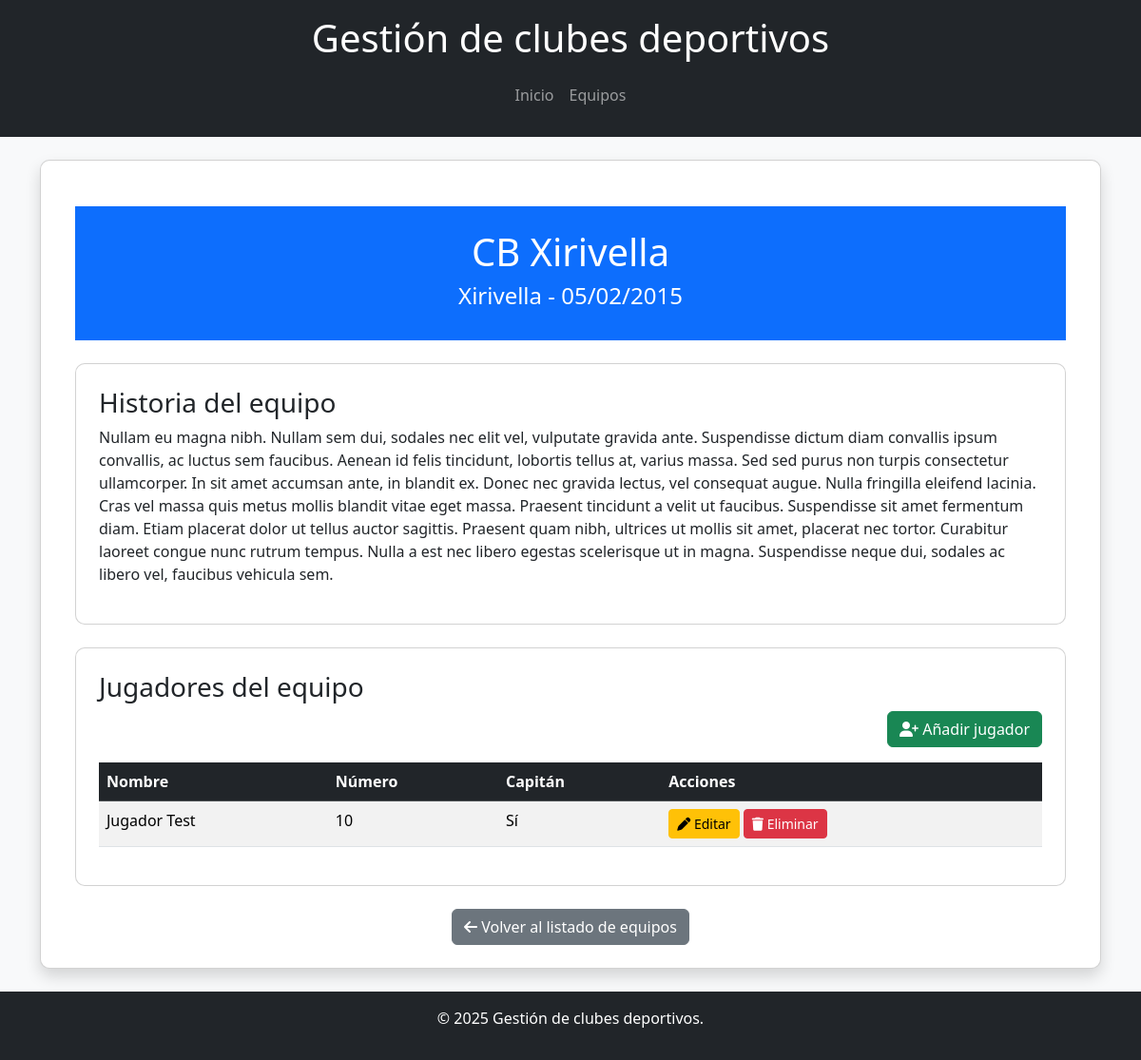
The app's page /ficha.php?id=1 with its own data.
### tables this page shows
CREATE TABLE `teams` (
  `id` int(11) NOT NULL,
  `name` varchar(100) NOT NULL,
  `city` varchar(100) DEFAULT NULL,
  `sport` enum('Futbol','Baloncesto','Volleyball','Otro') NOT NULL,
  `founded_date` date NOT NULL,
  `history` text DEFAULT NULL
);

CREATE TABLE `players` (
  `id` int(11) NOT NULL,
  `name` varchar(100) NOT NULL,
  `number` int(11) NOT NULL,
  `team_id` int(11) NOT NULL,
  `is_captain` tinyint(1) DEFAULT 0
);

### app/Controllers/FichaController.php (called while the page is built, shortened)
<?php
class FichaController {
    public function showFicha($id) {
        $team = TeamModel::getById($id);
        $players = PlayerModel::getByTeamId($id);
        include __DIR__ . '/../Views/ficha.php';
    }
}

### public/ficha.php (called while the page is built, shortened)
<?php
$controller = new FichaController();
$controller->showFicha($_GET['id'] ?? null);

### app/Models/TeamModel.php (called while the page is built, shortened)
<?php
class TeamModel {
    public static function getById(int $id): ?array {
        $pdo = Database::getConnection();
        $stmt = $pdo->prepare("SELECT * FROM teams WHERE id = :id");
        $stmt->execute([':id' => $id]);
        $team = $stmt->fetch(PDO::FETCH_ASSOC);
        return $team ?: null;
    }
}

### app/Models/PlayerModel.php (called while the page is built, shortened)
<?php
class PlayerModel {
    public static function getByTeamId(int $teamId): array {
        $pdo = Database::getConnection();
        $stmt = $pdo->prepare("SELECT * FROM players WHERE team_id = :team_id");
        $stmt->execute([':team_id' => $teamId]);
        return $stmt->fetchAll(PDO::FETCH_ASSOC);
    }
}

### app/Views/ficha.php (the view, shortened to what this page needs)
<?php include __DIR__ . '/templates/header.php'; ?>
<div class="container mt-4">
    <header class="text-center bg-primary text-white py-4">
        <h1><?php echo htmlspecialchars($team['name']); ?></h1>
        <h4 class="mt-2"><?php echo htmlspecialchars($team['city'] ?? 'Ciudad no disponible'); ?> -
            <?php echo htmlspecialchars(date("d/m/Y", strtotime($team['founded_date']))); ?>
        </h4>
    </header>
    <div class="card mt-4 p-4">
        <h3>Historia del equipo</h3>
        <p><?php echo nl2br(htmlspecialchars($team['history'] ?? 'No hay información disponible.')); ?></p>
    </div>
    <div class="card mt-4 p-4">
        <h3>Jugadores del equipo</h3>
        <div class="text-end mb-3">
            <button type="button" class="btn btn-success" data-bs-toggle="modal" data-bs-target="#addPlayerModal">
                <i class="fa-solid fa-user-plus"></i> Añadir jugador
            </button>
        </div>
        <table class="table table-striped">
            <thead class="table-dark">
                <tr>
                    <th>Nombre</th>
                    <th>Número</th>
                    <th>Capitán</th>
                    <th>Acciones</th>
                </tr>
            </thead>
            <tbody>
                <?php foreach ($players as $player) : ?>
                    <tr>
                        <td><?php echo htmlspecialchars($player['name']); ?></td>
                        <td><?php echo htmlspecialchars($player['number']); ?></td>
                        <td><?php echo $player['is_captain'] ? 'Sí' : 'No'; ?></td>
                        <td>
                            <button class="btn btn-warning btn-sm edit-player"
                                data-player-id="<?php echo $player['id']; ?>"
                                data-player-name="<?php echo htmlspecialchars($player['name']); ?>"
                                data-player-number="<?php echo $player['number']; ?>"
                                data-player-captain="<?php echo $player['is_captain']; ?>">
                                <i class="fa-solid fa-pen"></i> Editar
                            </button>
                            <button class="btn btn-danger btn-sm delete-player" data-player-id="<?php echo $player['id']; ?>">
                                <i class="fa-solid fa-trash"></i> Eliminar
                            </button>
                        </td>
                    </tr>
                <?php endforeach; ?>
            </tbody>
        </table>
    </div>
    <div class="text-center mt-4">
        <a href="equipos.php" class="btn btn-secondary">
            <i class="fa-solid fa-arrow-left"></i> Volver al listado de equipos
        </a>
    </div>
</div>
<?php include __DIR__ . '/templates/footer.php'; ?>

### assets/css/styles.css (style rules this page uses)
body { background-color: #f8f9fa; }
.card { border-radius: 10px; }

### records on screen
teams: name "CB Xirivella", city "Xirivella", founded_date "05/02/2015", history "Nullam eu magna nibh. Nullam sem dui, sodales nec elit vel, vulputate gravida ante. Suspendisse dictum diam convallis ipsum convallis, ac luctus sem faucibus. Aenean id felis tincidunt, lobortis tellus at, varius massa. Sed sed purus non turpis consectetur ullamcorper. In sit amet accumsan ante, in blandit ex. Donec nec gravida lectus, vel consequat augue. Nulla fringilla eleifend lacinia. Cras vel massa quis metus mollis blandit vitae eget massa. Praesent tincidunt a velit ut faucibus. Suspendisse sit amet fermentum diam. Etiam placerat dolor ut tellus auctor sagittis. Praesent quam nibh, ultrices ut mollis sit amet, placerat nec tortor. Curabitur laoreet congue nunc rutrum tempus. Nulla a…"
players: name "Jugador Test", number "10", is_captain "Sí"
